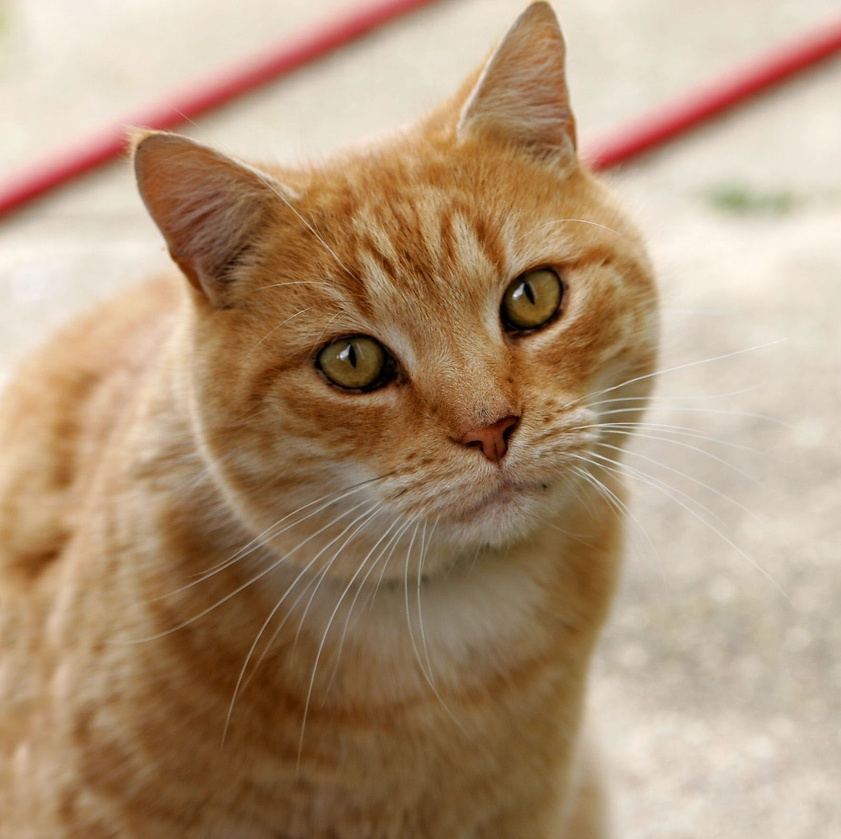
#> input picture Python 데이터 분석과 이미지 처리/Cat03.jpg, 841 x 839 px, shrunk from 1600 x 1598 before the run
$ python 'Opencv 이미지 변형-회전.py'
#> lines starting #> are read from the running program, lines starting #| are printed output that depends on the picture
import cv2 as cv

image=cv.imread('Cat03.jpg')
#> image is the input picture: shape (839, 841, 3); mean B, G, R 120.7, 148.8, 175.9

height, width=image.shape[:2]
#> height = 839; width = 841

M=cv.getRotationMatrix2D((width/2, height/2), 45, 0.7)
dst=cv.warpAffine(image, M, (width, height))
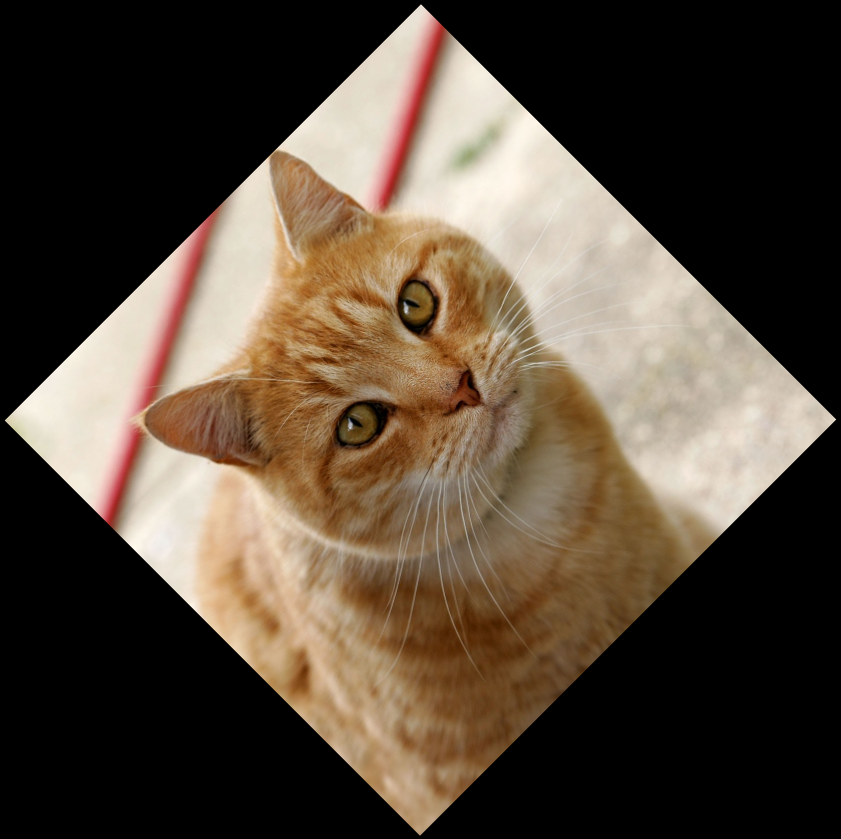
#> dst: shape (839, 841, 3); mean B, G, R 59.2, 72.9, 86.2
cv.imshow('Image', dst)
cv.waitKey(0)

$ run again, with Python 데이터 분석과 이미지 처리/bling.jpeg copied over Python 데이터 분석과 이미지 처리/Cat03.jpg
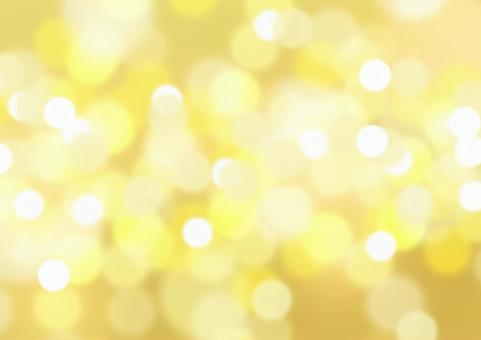
#> input picture Python 데이터 분석과 이미지 처리/bling.jpeg, 481 x 340 px
#> image is the input picture: shape (340, 481, 3); mean B, G, R 156.1, 233.8, 243.9
#> `dst=cv.warpAffine(image, M, (width, height))`:
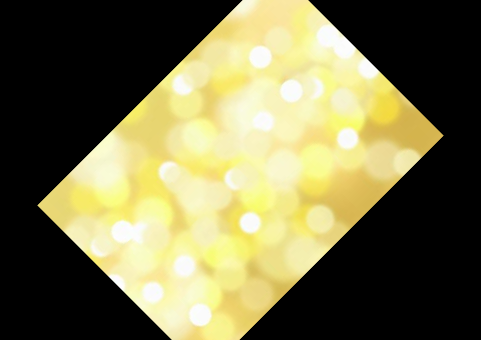
#> dst: shape (340, 481, 3); mean B, G, R 74.5, 111.5, 116.2
